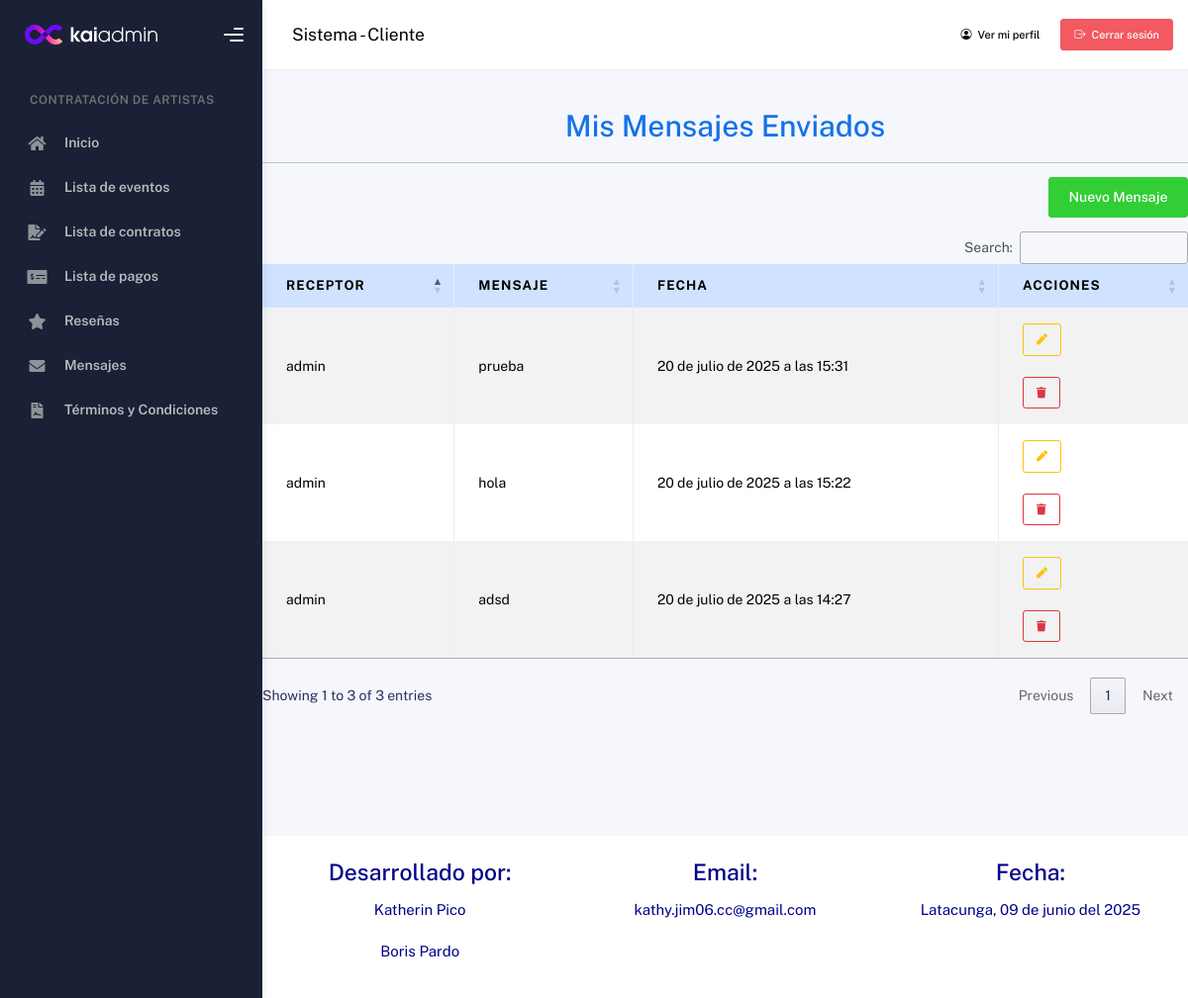
/cliente/mensajes/ (signed in), run on an earlier commit of the app's database.
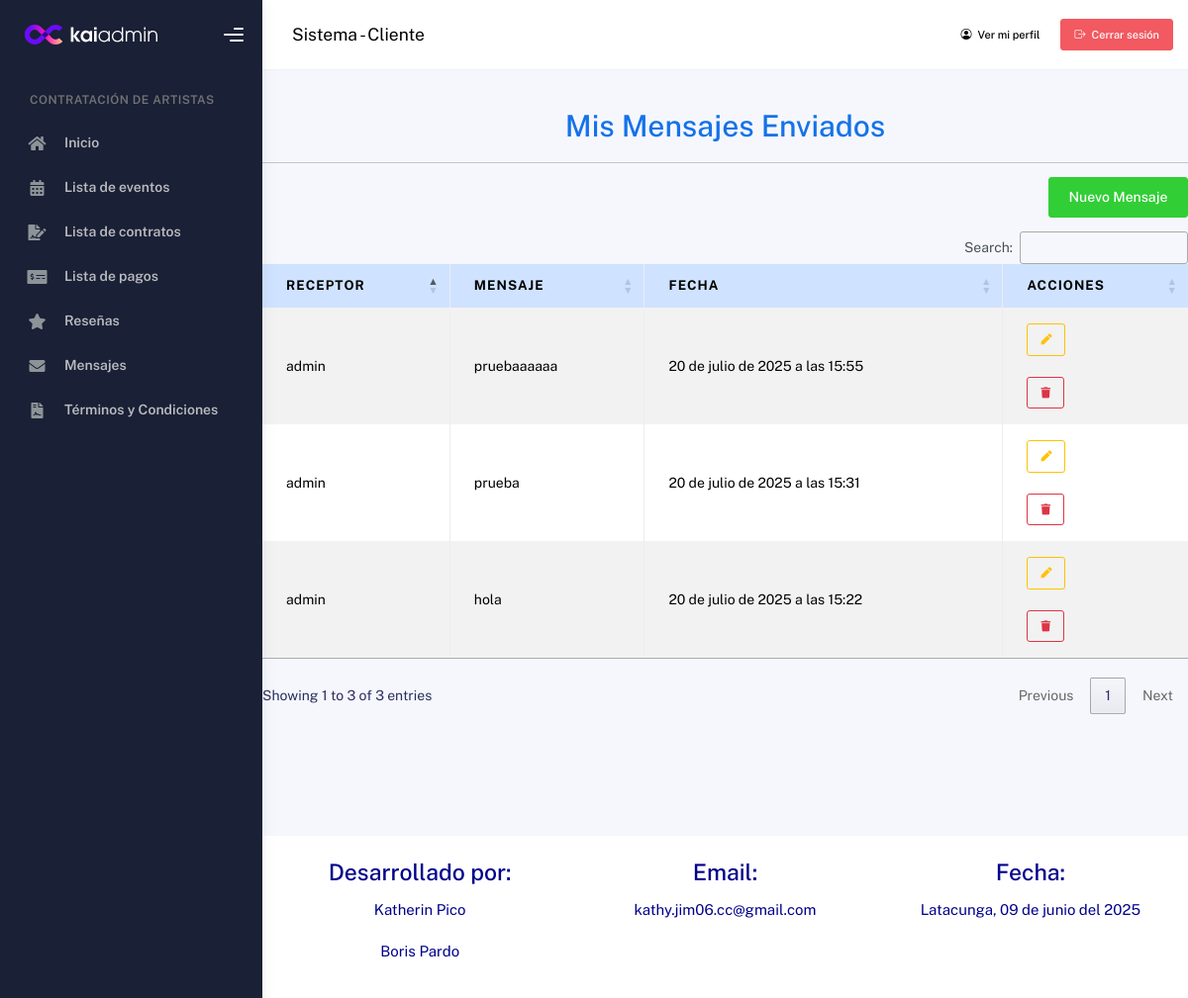
And on a later commit of the database.
### Aplicaciones/gestionContratos/models.py (models this page shows, shortened)
class Mensaje(models.Model):
    emisor = models.ForeignKey(Usuario, on_delete=models.CASCADE, related_name='mensajes_enviados')
    receptor = models.ForeignKey(Usuario, on_delete=models.CASCADE, related_name='mensajes_recibidos')
    texto = models.TextField()
    fecha = models.DateTimeField(auto_now_add=True)
    class Meta:
        ordering = ['-fecha']

class Usuario(AbstractUser):
    telefono = models.CharField(max_length=10)
    direccion = models.TextField()
    rol = models.CharField(max_length=20, choices=ROL_CHOICES, default='Cliente')
    verificado = models.BooleanField(default=False)
    bloqueado = models.BooleanField(default=False)
    foto_perfil = models.ImageField(upload_to='usuarios/perfil/', null=True, blank=True)
    portafolio_pdf = models.FileField(upload_to='usuarios/portafolios/', null=True, blank=True)
    facebook_url = models.URLField(max_length=200, null=True, blank=True)
    x_url = models.URLField("X (Twitter)", max_length=200, null=True, blank=True)
    web_url = models.URLField("Página web", max_length=200, null=True, blank=True)
    groups = models.ManyToManyField(
        Group,
        related_name='usuarios',
        blank=True,
        help_text='Grupos a los que pertenece el usuario.',
        verbose_name='grupos',
    )
    user_permissions = models.ManyToManyField(
        Permission,
        related_name='usuarios_permisos',
        blank=True,
        help_text='Permisos específicos para el usuario.',
        verbose_name='permisos de usuario',
    )

### Aplicaciones/gestionContratos/views.py (the view)
# urls.py: path('cliente/mensajes/', views.listar_mensajes_usuario, name='cliente_listar_mensajes'),
def listar_mensajes_usuario(request):
    usuario_id = request.session.get('usuario_id')
    if not usuario_id:
        return redirect('login')
    usuario = Usuario.objects.get(id=usuario_id)
    if usuario.rol not in ['Cliente', 'Artista']:
        messages.error(request, "No tienes permisos para acceder a esta sección.")
        return redirect('login')
    mensajes = Mensaje.objects.filter(emisor=usuario).select_related('receptor').order_by('-fecha')
    if usuario.rol == 'Cliente':
        template = 'cliente/mensajes/lista_mensajes.html'
    else:
        template = 'artista/mensajes/lista_mensajes.html'
    return render(request, template, {
        'usuario': usuario,
        'mensajes': mensajes
    })

### Aplicaciones/gestionContratos/templates/cliente/mensajes/lista_mensajes.html (shortened to what this page needs)
{% extends 'cliente/plantilla.html' %}
{% load static %}
{% block contenido %}
<br><br><br>
<div class="container mt-5">
    <h1 class="text-center text-primary">Mis Mensajes Enviados</h1>
    <hr>
    <div class="mb-3 text-end">
        <a href="{% url 'cliente_nuevo_mensaje' %}" class="btn btn-success">Nuevo Mensaje</a>
    </div>
    <table class="table table-bordered table-striped table-hover" id="tbl_mensajes">
        <thead class="table-primary">
            <tr>
                <th>Receptor</th>
                <th>Mensaje</th>
                <th>Fecha</th>
                <th>Acciones</th>
            </tr>
        </thead>
        <tbody>
            {% for mensaje in mensajes %}
            <tr>
                <td>{{ mensaje.receptor.username }}</td>
                <td>{{ mensaje.texto }}</td>
                <td>{{ mensaje.fecha }}</td>
                <td>
                    <a href="{% url 'cliente_editar_mensaje' mensaje.id %}" class="btn btn-outline-warning btn-sm" title="Editar">
                        <i class="fa fa-pen"></i>
                    </a>
                    <br><br>
                    <form method="post" action="{% url 'cliente_eliminar_mensaje' mensaje.id %}" style="display: inline;">
                        <button type="submit" class="btn btn-outline-danger btn-sm" onclick="return confirmarEliminacion(event);" title="Eliminar">
                            <i class="fa fa-trash"></i>
                        </button>
                    </form>
                </td>
            </tr>
            {% endfor %}
        </tbody>
    </table>
</div>
<br><br><br>
{% endblock %}

What changed in the data, as far as the page shows it:
removed Mensaje: receptor.username "admin", texto "adsd", fecha "20 de julio de 2025 a las 14:27"
added Mensaje: receptor.username "admin", texto "pruebaaaaaa", fecha "20 de julio de 2025 a las 15:55"
